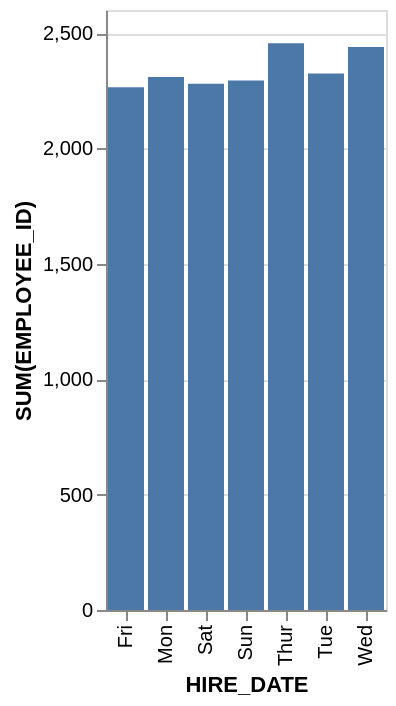

Express this chart as Vega-Lite.
### Vega-Lite specification from a JSON file in a GitHub repository (floating-point values rounded to 4 significant figures)
{"data": {"values": [{"x_data": "Mon", "y_data": 2310}, {"x_data": "Tue", "y_data": 2325}, {"x_data": "Wed", "y_data": 2440}, {"x_data": "Thur", "y_data": 2456}, {"x_data": "Fri", "y_data": 2265}, {"x_data": "Sat", "y_data": 2280}, {"x_data": "Sun", "y_data": 2295}]}, "mark": "bar", "encoding": {"x": {"field": "x_data", "type": "nominal", "title": "HIRE_DATE", "sort": "ascending"}, "y": {"field": "y_data", "type": "quantitative", "title": "SUM(EMPLOYEE_ID)"}}}
